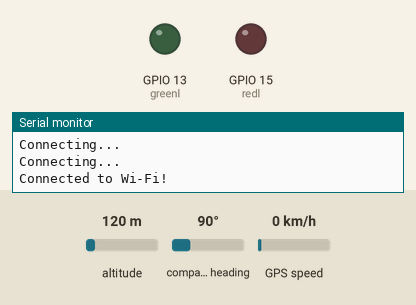
Recording of a sketch running on a simulated ESP8266 (NodeMCU). On the bench: output pins drawn as LEDs (lit = HIGH), the last lines printed to the serial monitor. Inputs (shaded band) come from the test bench; at power-on: altitude 120 m, compass heading 90°, GPS speed 0 km/h. WiFi joins after 1.5 s; servers stay silent unless stated; uploads are accepted with an empty reply; the GPS gets a fix after 3 s at 37.7749, -122.4194 with 8 satellites.

Above: at 2.6 s.
At 8.2 s:
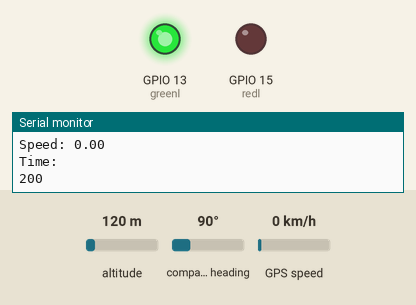
Timing chart, 0 to 13.8 s (numbered marks = the images above):
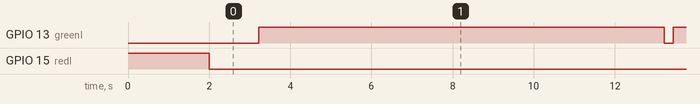

Measured:
- by itself, GPIO 13 (greenl): alternates HIGH for 10.0 s and LOW for 0.22 s

The sketch:

IST.ino
```cpp
#include <ESP8266WiFi.h>
#include <ESP8266HTTPClient.h>
#include <WiFiClientSecure.h>
#include <TinyGPS++.h>
#include <SoftwareSerial.h>

// Wi-Fi credentials
const char *ssid = "Tezodipta";
const char *password = "ykqb6512";

#define redl 15
#define greenl 13

// Server URL
const char *serverUrl = "https://gps-tracker-esp8266.onrender.com/location"; // HTTPS API URL or IP address or server address

// GPS module configuration
TinyGPSPlus gps;
SoftwareSerial ss(5, 4); // RX, TX pins (change according to your setup)

WiFiClientSecure wifiClientSecure; // Secure client for HTTPS communication

void setup()
{
  Serial.begin(115200);
  ss.begin(9600); // GPS module baud rate
  pinMode(redl, OUTPUT);
  pinMode(greenl, OUTPUT);
  digitalWrite(redl, HIGH);
  digitalWrite(greenl, LOW);

  // Connect to Wi-Fi
  WiFi.begin(ssid, password);
  while (WiFi.status() != WL_CONNECTED)
  {
    delay(1000);
    Serial.println("Connecting...");
  }
  Serial.println("Connected to Wi-Fi!");

  // Disable SSL certificate validation (for development purposes only)
  wifiClientSecure.setInsecure();
  digitalWrite(redl,LOW);
}

void loop()
{
  // Read GPS data
  while (ss.available() > 0)
  {
    gps.encode(ss.read());
  }

  // Only send data if valid GPS data is available
  if (gps.location.isUpdated())
  {
    double latitude = gps.location.lat();
    double longitude = gps.location.lng();
    double altitude = gps.altitude.meters(); // Altitude in meters
    double speed = gps.speed.kmph();         // Speed in km/h
    if (gps.time.isValid())
    {
      int hour = gps.time.hour(); // GMT hour
      int minute = gps.time.minute();
      int second = gps.time.second();

      // Add 5 hours and 30 minutes to GMT time
      hour += 5;
      minute += 30;

      // Handle overflow for minutes and hours
      if (minute >= 60)
      {
        minute -= 60;
        hour += 1;
      }
      if (hour >= 24)
      {
        hour -= 24; // Wrap around to the next day if hour exceeds 24
      }

      char timeIST[9];
      printf(timeIST, sizeof(timeIST), "%02d:%02d:%02d", hour, minute, second);
      // Print the GPS data on the Serial Monitor
      Serial.print("Latitude: ");
      Serial.println(latitude, 6);
      Serial.print("Longitude: ");
      Serial.println(longitude, 6);
      Serial.print("Altitude: ");
      Serial.println(altitude);
      Serial.print("Speed: ");
      Serial.println(speed);
      Serial.print("Time: ");
      Serial.println(timeIST);

      // If Wi-Fi is connected, send GPS data to the server
      if (WiFi.status() == WL_CONNECTED)
      {
        HTTPClient http;
        http.begin(wifiClientSecure, serverUrl); // HTTPS API URL
        http.addHeader("Content-Type", "application/json");

        // Create the JSON payload with the GPS data
        String jsonData = "{";
        jsonData += "\"latitude\": \"" + String(latitude, 6) + "\", ";
        jsonData += "\"longitude\": \"" + String(longitude, 6) + "\", ";
        jsonData += "\"altitude\": \"" + String(altitude, 2) + "\", ";
        jsonData += "\"speed\": \"" + String(speed, 2) + "\", ";
        jsonData += "\"time\": \"" + String(timeIST) + "\"";
        jsonData += "}";

        // Send the HTTP POST request
        int httpResponseCode = http.POST(jsonData);

        if (httpResponseCode > 0)
        {
          String response = http.getString();
          Serial.println(httpResponseCode);
          Serial.println(response);
        }
        else
        {
          Serial.print("Error in HTTP request: ");
          Serial.println(httpResponseCode);
        }
        http.end();
      }
      else
      {
        Serial.println("Wi-Fi disconnected!");
      }
      digitalWrite(greenl,HIGH);
      delay(10000); // Send data every 10 seconds
      digitalWrite(greenl,LOW);
    }
  }
}
```
